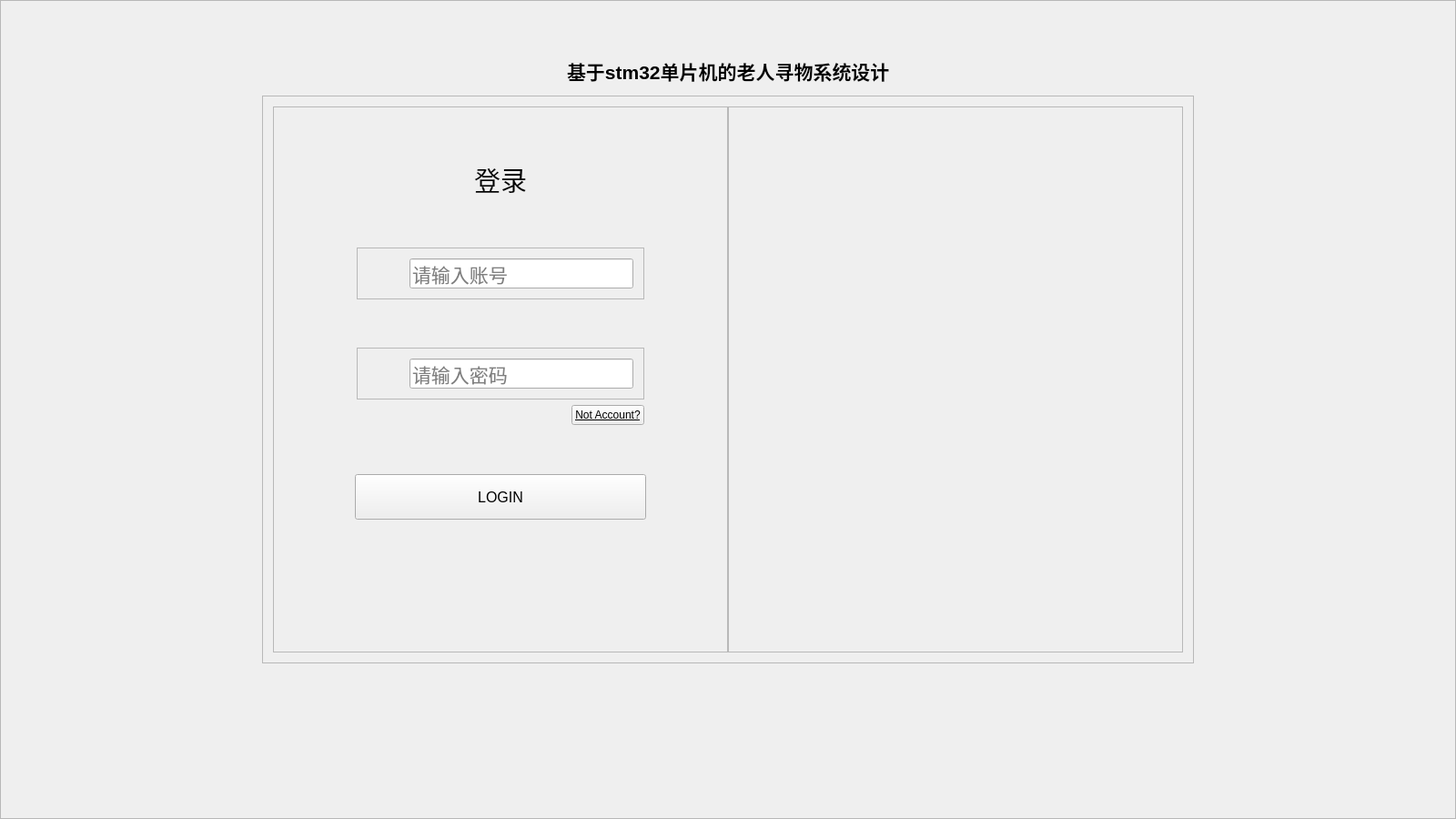
<?xml version="1.0" encoding="UTF-8"?>
<ui version="4.0">
 <class>LoginPage</class>
 <widget class="QWidget" name="LoginPage">
  <property name="geometry">
   <rect>
    <x>0</x>
    <y>0</y>
    <width>1600</width>
    <height>900</height>
   </rect>
  </property>
  <property name="minimumSize">
   <size>
    <width>800</width>
    <height>450</height>
   </size>
  </property>
  <property name="windowTitle">
   <string>Widget</string>
  </property>
  <property name="styleSheet">
   <string notr="true"/>
  </property>
  <layout class="QGridLayout" name="gridLayout_6">
   <property name="leftMargin">
    <number>0</number>
   </property>
   <property name="topMargin">
    <number>0</number>
   </property>
   <property name="rightMargin">
    <number>0</number>
   </property>
   <property name="bottomMargin">
    <number>0</number>
   </property>
   <property name="spacing">
    <number>0</number>
   </property>
   <item row="0" column="0">
    <widget class="QFrame" name="frame_background">
     <property name="frameShape">
      <enum>QFrame::StyledPanel</enum>
     </property>
     <property name="frameShadow">
      <enum>QFrame::Raised</enum>
     </property>
     <layout class="QGridLayout" name="gridLayout_3">
      <item row="2" column="0">
       <layout class="QVBoxLayout" name="verticalLayout_2">
        <item>
         <spacer name="verticalSpacer_9">
          <property name="orientation">
           <enum>Qt::Vertical</enum>
          </property>
          <property name="sizeType">
           <enum>QSizePolicy::Minimum</enum>
          </property>
          <property name="sizeHint" stdset="0">
           <size>
            <width>20</width>
            <height>5</height>
           </size>
          </property>
         </spacer>
        </item>
        <item>
         <layout class="QHBoxLayout" name="horizontalLayout_9">
          <item>
           <spacer name="horizontalSpacer_17">
            <property name="orientation">
             <enum>Qt::Horizontal</enum>
            </property>
            <property name="sizeHint" stdset="0">
             <size>
              <width>40</width>
              <height>20</height>
             </size>
            </property>
           </spacer>
          </item>
          <item>
           <widget class="QFrame" name="frame1">
            <property name="frameShape">
             <enum>QFrame::StyledPanel</enum>
            </property>
            <property name="frameShadow">
             <enum>QFrame::Raised</enum>
            </property>
            <layout class="QGridLayout" name="gridLayout_2">
             <item row="0" column="0">
              <layout class="QHBoxLayout" name="horizontalLayout_8">
               <property name="spacing">
                <number>0</number>
               </property>
               <item>
                <widget class="QFrame" name="frame_login">
                 <property name="sizePolicy">
                  <sizepolicy hsizetype="Minimum" vsizetype="Minimum">
                   <horstretch>0</horstretch>
                   <verstretch>0</verstretch>
                  </sizepolicy>
                 </property>
                 <property name="minimumSize">
                  <size>
                   <width>500</width>
                   <height>600</height>
                  </size>
                 </property>
                 <property name="maximumSize">
                  <size>
                   <width>500</width>
                   <height>600</height>
                  </size>
                 </property>
                 <property name="frameShape">
                  <enum>QFrame::StyledPanel</enum>
                 </property>
                 <property name="frameShadow">
                  <enum>QFrame::Raised</enum>
                 </property>
                 <layout class="QGridLayout" name="gridLayout_5">
                  <item row="0" column="0">
                   <layout class="QVBoxLayout" name="verticalLayout">
                    <item>
                     <spacer name="verticalSpacer_2">
                      <property name="orientation">
                       <enum>Qt::Vertical</enum>
                      </property>
                      <property name="sizeHint" stdset="0">
                       <size>
                        <width>20</width>
                        <height>13</height>
                       </size>
                      </property>
                     </spacer>
                    </item>
                    <item>
                     <layout class="QHBoxLayout" name="horizontalLayout">
                      <item>
                       <spacer name="horizontalSpacer">
                        <property name="orientation">
                         <enum>Qt::Horizontal</enum>
                        </property>
                        <property name="sizeHint" stdset="0">
                         <size>
                          <width>40</width>
                          <height>20</height>
                         </size>
                        </property>
                       </spacer>
                      </item>
                      <item>
                       <widget class="QLabel" name="label_login">
                        <property name="font">
                         <font>
                          <family>Arial</family>
                          <pointsize>22</pointsize>
                         </font>
                        </property>
                        <property name="text">
                         <string>登录</string>
                        </property>
                       </widget>
                      </item>
                      <item>
                       <spacer name="horizontalSpacer_2">
                        <property name="orientation">
                         <enum>Qt::Horizontal</enum>
                        </property>
                        <property name="sizeHint" stdset="0">
                         <size>
                          <width>40</width>
                          <height>20</height>
                         </size>
                        </property>
                       </spacer>
                      </item>
                     </layout>
                    </item>
                    <item>
                     <spacer name="verticalSpacer">
                      <property name="orientation">
                       <enum>Qt::Vertical</enum>
                      </property>
                      <property name="sizeHint" stdset="0">
                       <size>
                        <width>20</width>
                        <height>13</height>
                       </size>
                      </property>
                     </spacer>
                    </item>
                    <item>
                     <layout class="QHBoxLayout" name="horizontalLayout_10">
                      <item>
                       <spacer name="horizontalSpacer_20">
                        <property name="orientation">
                         <enum>Qt::Horizontal</enum>
                        </property>
                        <property name="sizeType">
                         <enum>QSizePolicy::Fixed</enum>
                        </property>
                        <property name="sizeHint" stdset="0">
                         <size>
                          <width>80</width>
                          <height>20</height>
                         </size>
                        </property>
                       </spacer>
                      </item>
                      <item>
                       <widget class="QFrame" name="frame_user_name">
                        <property name="frameShape">
                         <enum>QFrame::StyledPanel</enum>
                        </property>
                        <property name="frameShadow">
                         <enum>QFrame::Raised</enum>
                        </property>
                        <layout class="QGridLayout" name="gridLayout_4">
                         <item row="0" column="0">
                          <layout class="QHBoxLayout" name="horizontalLayout_11">
                           <item>
                            <spacer name="horizontalSpacer_21">
                             <property name="orientation">
                              <enum>Qt::Horizontal</enum>
                             </property>
                             <property name="sizeType">
                              <enum>QSizePolicy::Fixed</enum>
                             </property>
                             <property name="sizeHint" stdset="0">
                              <size>
                               <width>10</width>
                               <height>20</height>
                              </size>
                             </property>
                            </spacer>
                           </item>
                           <item>
                            <widget class="QLabel" name="label_user_name">
                             <property name="sizePolicy">
                              <sizepolicy hsizetype="Fixed" vsizetype="Fixed">
                               <horstretch>0</horstretch>
                               <verstretch>0</verstretch>
                              </sizepolicy>
                             </property>
                             <property name="minimumSize">
                              <size>
                               <width>30</width>
                               <height>30</height>
                              </size>
                             </property>
                             <property name="maximumSize">
                              <size>
                               <width>30</width>
                               <height>30</height>
                              </size>
                             </property>
                             <property name="text">
                              <string/>
                             </property>
                            </widget>
                           </item>
                           <item>
                            <widget class="QLineEdit" name="lineE_user_name">
                             <property name="font">
                              <font>
                               <pointsize>16</pointsize>
                              </font>
                             </property>
                             <property name="placeholderText">
                              <string>请输入账号</string>
                             </property>
                            </widget>
                           </item>
                          </layout>
                         </item>
                        </layout>
                       </widget>
                      </item>
                      <item>
                       <spacer name="horizontalSpacer_22">
                        <property name="orientation">
                         <enum>Qt::Horizontal</enum>
                        </property>
                        <property name="sizeType">
                         <enum>QSizePolicy::Fixed</enum>
                        </property>
                        <property name="sizeHint" stdset="0">
                         <size>
                          <width>80</width>
                          <height>20</height>
                         </size>
                        </property>
                       </spacer>
                      </item>
                     </layout>
                    </item>
                    <item>
                     <spacer name="verticalSpacer_3">
                      <property name="orientation">
                       <enum>Qt::Vertical</enum>
                      </property>
                      <property name="sizeHint" stdset="0">
                       <size>
                        <width>20</width>
                        <height>17</height>
                       </size>
                      </property>
                     </spacer>
                    </item>
                    <item>
                     <layout class="QHBoxLayout" name="horizontalLayout_2">
                      <item>
                       <spacer name="horizontalSpacer_6">
                        <property name="orientation">
                         <enum>Qt::Horizontal</enum>
                        </property>
                        <property name="sizeType">
                         <enum>QSizePolicy::Fixed</enum>
                        </property>
                        <property name="sizeHint" stdset="0">
                         <size>
                          <width>80</width>
                          <height>20</height>
                         </size>
                        </property>
                       </spacer>
                      </item>
                      <item>
                       <widget class="QFrame" name="frame_pwd">
                        <property name="frameShape">
                         <enum>QFrame::StyledPanel</enum>
                        </property>
                        <property name="frameShadow">
                         <enum>QFrame::Raised</enum>
                        </property>
                        <layout class="QGridLayout" name="gridLayout">
                         <item row="0" column="0">
                          <layout class="QHBoxLayout" name="horizontalLayout_3">
                           <item>
                            <spacer name="horizontalSpacer_5">
                             <property name="orientation">
                              <enum>Qt::Horizontal</enum>
                             </property>
                             <property name="sizeType">
                              <enum>QSizePolicy::Fixed</enum>
                             </property>
                             <property name="sizeHint" stdset="0">
                              <size>
                               <width>10</width>
                               <height>20</height>
                              </size>
                             </property>
                            </spacer>
                           </item>
                           <item>
                            <widget class="QLabel" name="label_pwd">
                             <property name="sizePolicy">
                              <sizepolicy hsizetype="Fixed" vsizetype="Fixed">
                               <horstretch>0</horstretch>
                               <verstretch>0</verstretch>
                              </sizepolicy>
                             </property>
                             <property name="minimumSize">
                              <size>
                               <width>30</width>
                               <height>30</height>
                              </size>
                             </property>
                             <property name="maximumSize">
                              <size>
                               <width>30</width>
                               <height>30</height>
                              </size>
                             </property>
                             <property name="text">
                              <string/>
                             </property>
                            </widget>
                           </item>
                           <item>
                            <widget class="QLineEdit" name="lineE_pwd">
                             <property name="font">
                              <font>
                               <pointsize>16</pointsize>
                              </font>
                             </property>
                             <property name="echoMode">
                              <enum>QLineEdit::Password</enum>
                             </property>
                             <property name="placeholderText">
                              <string>请输入密码</string>
                             </property>
                             <property name="clearButtonEnabled">
                              <bool>false</bool>
                             </property>
                            </widget>
                           </item>
                          </layout>
                         </item>
                        </layout>
                       </widget>
                      </item>
                      <item>
                       <spacer name="horizontalSpacer_19">
                        <property name="orientation">
                         <enum>Qt::Horizontal</enum>
                        </property>
                        <property name="sizeType">
                         <enum>QSizePolicy::Fixed</enum>
                        </property>
                        <property name="sizeHint" stdset="0">
                         <size>
                          <width>80</width>
                          <height>20</height>
                         </size>
                        </property>
                       </spacer>
                      </item>
                     </layout>
                    </item>
                    <item>
                     <layout class="QHBoxLayout" name="horizontalLayout_5">
                      <item>
                       <spacer name="horizontalSpacer_11">
                        <property name="orientation">
                         <enum>Qt::Horizontal</enum>
                        </property>
                        <property name="sizeHint" stdset="0">
                         <size>
                          <width>28</width>
                          <height>20</height>
                         </size>
                        </property>
                       </spacer>
                      </item>
                      <item>
                       <widget class="QPushButton" name="btn_forget">
                        <property name="font">
                         <font>
                          <family>Arial</family>
                          <underline>true</underline>
                         </font>
                        </property>
                        <property name="text">
                         <string>Not Account?</string>
                        </property>
                       </widget>
                      </item>
                      <item>
                       <spacer name="horizontalSpacer_12">
                        <property name="orientation">
                         <enum>Qt::Horizontal</enum>
                        </property>
                        <property name="sizeType">
                         <enum>QSizePolicy::Fixed</enum>
                        </property>
                        <property name="sizeHint" stdset="0">
                         <size>
                          <width>80</width>
                          <height>20</height>
                         </size>
                        </property>
                       </spacer>
                      </item>
                     </layout>
                    </item>
                    <item>
                     <spacer name="verticalSpacer_5">
                      <property name="orientation">
                       <enum>Qt::Vertical</enum>
                      </property>
                      <property name="sizeHint" stdset="0">
                       <size>
                        <width>20</width>
                        <height>13</height>
                       </size>
                      </property>
                     </spacer>
                    </item>
                    <item>
                     <layout class="QHBoxLayout" name="horizontalLayout_6">
                      <item>
                       <spacer name="horizontalSpacer_13">
                        <property name="orientation">
                         <enum>Qt::Horizontal</enum>
                        </property>
                        <property name="sizeHint" stdset="0">
                         <size>
                          <width>40</width>
                          <height>20</height>
                         </size>
                        </property>
                       </spacer>
                      </item>
                      <item>
                       <widget class="QPushButton" name="btn_login">
                        <property name="sizePolicy">
                         <sizepolicy hsizetype="Fixed" vsizetype="Fixed">
                          <horstretch>0</horstretch>
                          <verstretch>0</verstretch>
                         </sizepolicy>
                        </property>
                        <property name="minimumSize">
                         <size>
                          <width>320</width>
                          <height>50</height>
                         </size>
                        </property>
                        <property name="maximumSize">
                         <size>
                          <width>320</width>
                          <height>50</height>
                         </size>
                        </property>
                        <property name="font">
                         <font>
                          <family>Arial</family>
                          <pointsize>12</pointsize>
                         </font>
                        </property>
                        <property name="text">
                         <string>LOGIN</string>
                        </property>
                       </widget>
                      </item>
                      <item>
                       <spacer name="horizontalSpacer_14">
                        <property name="orientation">
                         <enum>Qt::Horizontal</enum>
                        </property>
                        <property name="sizeHint" stdset="0">
                         <size>
                          <width>40</width>
                          <height>20</height>
                         </size>
                        </property>
                       </spacer>
                      </item>
                     </layout>
                    </item>
                    <item>
                     <spacer name="verticalSpacer_6">
                      <property name="orientation">
                       <enum>Qt::Vertical</enum>
                      </property>
                      <property name="sizeHint" stdset="0">
                       <size>
                        <width>20</width>
                        <height>13</height>
                       </size>
                      </property>
                     </spacer>
                    </item>
                    <item>
                     <layout class="QHBoxLayout" name="horizontalLayout_4">
                      <item>
                       <spacer name="horizontalSpacer_10">
                        <property name="orientation">
                         <enum>Qt::Horizontal</enum>
                        </property>
                        <property name="sizeHint" stdset="0">
                         <size>
                          <width>13</width>
                          <height>20</height>
                         </size>
                        </property>
                       </spacer>
                      </item>
                      <item>
                       <spacer name="horizontalSpacer_7">
                        <property name="orientation">
                         <enum>Qt::Horizontal</enum>
                        </property>
                        <property name="sizeHint" stdset="0">
                         <size>
                          <width>13</width>
                          <height>20</height>
                         </size>
                        </property>
                       </spacer>
                      </item>
                      <item>
                       <spacer name="horizontalSpacer_8">
                        <property name="orientation">
                         <enum>Qt::Horizontal</enum>
                        </property>
                        <property name="sizeHint" stdset="0">
                         <size>
                          <width>13</width>
                          <height>20</height>
                         </size>
                        </property>
                       </spacer>
                      </item>
                      <item>
                       <spacer name="horizontalSpacer_9">
                        <property name="orientation">
                         <enum>Qt::Horizontal</enum>
                        </property>
                        <property name="sizeHint" stdset="0">
                         <size>
                          <width>13</width>
                          <height>20</height>
                         </size>
                        </property>
                       </spacer>
                      </item>
                     </layout>
                    </item>
                    <item>
                     <spacer name="verticalSpacer_8">
                      <property name="orientation">
                       <enum>Qt::Vertical</enum>
                      </property>
                      <property name="sizeHint" stdset="0">
                       <size>
                        <width>20</width>
                        <height>13</height>
                       </size>
                      </property>
                     </spacer>
                    </item>
                   </layout>
                  </item>
                  <item row="1" column="0">
                   <spacer name="verticalSpacer_4">
                    <property name="orientation">
                     <enum>Qt::Vertical</enum>
                    </property>
                    <property name="sizeType">
                     <enum>QSizePolicy::Fixed</enum>
                    </property>
                    <property name="sizeHint" stdset="0">
                     <size>
                      <width>20</width>
                      <height>20</height>
                     </size>
                    </property>
                   </spacer>
                  </item>
                 </layout>
                </widget>
               </item>
               <item>
                <widget class="QFrame" name="frame_pic">
                 <property name="sizePolicy">
                  <sizepolicy hsizetype="Minimum" vsizetype="Minimum">
                   <horstretch>0</horstretch>
                   <verstretch>0</verstretch>
                  </sizepolicy>
                 </property>
                 <property name="minimumSize">
                  <size>
                   <width>500</width>
                   <height>600</height>
                  </size>
                 </property>
                 <property name="frameShape">
                  <enum>QFrame::StyledPanel</enum>
                 </property>
                 <property name="frameShadow">
                  <enum>QFrame::Raised</enum>
                 </property>
                </widget>
               </item>
              </layout>
             </item>
            </layout>
           </widget>
          </item>
          <item>
           <spacer name="horizontalSpacer_18">
            <property name="orientation">
             <enum>Qt::Horizontal</enum>
            </property>
            <property name="sizeHint" stdset="0">
             <size>
              <width>40</width>
              <height>20</height>
             </size>
            </property>
           </spacer>
          </item>
         </layout>
        </item>
        <item>
         <spacer name="verticalSpacer_10">
          <property name="orientation">
           <enum>Qt::Vertical</enum>
          </property>
          <property name="sizeHint" stdset="0">
           <size>
            <width>20</width>
            <height>13</height>
           </size>
          </property>
         </spacer>
        </item>
       </layout>
      </item>
      <item row="1" column="0">
       <layout class="QHBoxLayout" name="horizontalLayout_12">
        <item>
         <spacer name="horizontalSpacer_3">
          <property name="orientation">
           <enum>Qt::Horizontal</enum>
          </property>
          <property name="sizeHint" stdset="0">
           <size>
            <width>13</width>
            <height>20</height>
           </size>
          </property>
         </spacer>
        </item>
        <item>
         <widget class="QLabel" name="label">
          <property name="font">
           <font>
            <pointsize>16</pointsize>
            <weight>75</weight>
            <bold>true</bold>
           </font>
          </property>
          <property name="text">
           <string>基于stm32单片机的老人寻物系统设计</string>
          </property>
         </widget>
        </item>
        <item>
         <spacer name="horizontalSpacer_4">
          <property name="orientation">
           <enum>Qt::Horizontal</enum>
          </property>
          <property name="sizeHint" stdset="0">
           <size>
            <width>13</width>
            <height>20</height>
           </size>
          </property>
         </spacer>
        </item>
       </layout>
      </item>
      <item row="0" column="0">
       <spacer name="verticalSpacer_7">
        <property name="orientation">
         <enum>Qt::Vertical</enum>
        </property>
        <property name="sizeType">
         <enum>QSizePolicy::Minimum</enum>
        </property>
        <property name="sizeHint" stdset="0">
         <size>
          <width>20</width>
          <height>50</height>
         </size>
        </property>
       </spacer>
      </item>
     </layout>
    </widget>
   </item>
  </layout>
 </widget>
 <layoutdefault spacing="6" margin="11"/>
 <resources/>
 <connections/>
</ui>
